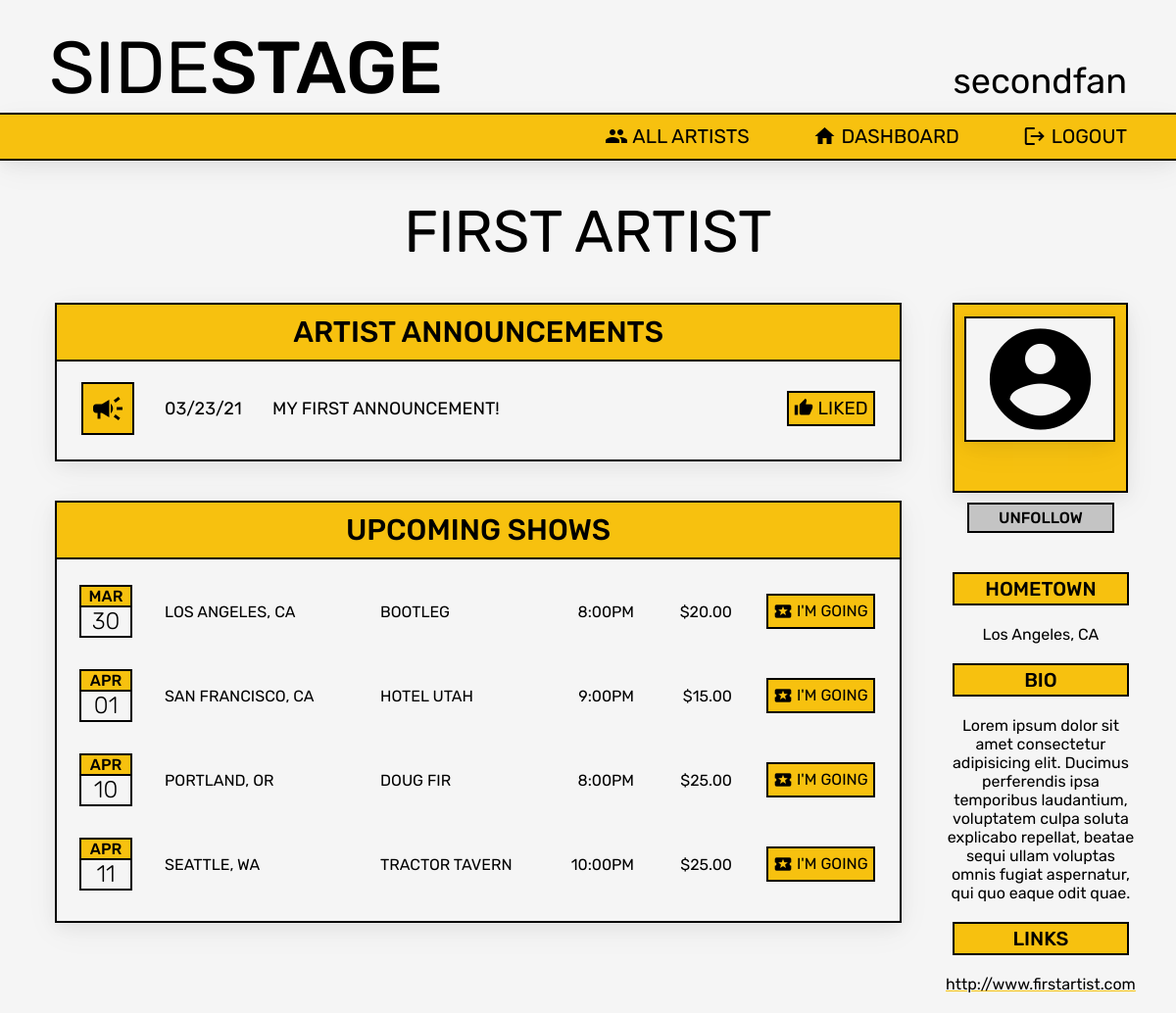
Screenshot of /artists/1/ (signed in) with the database file from the repository.
### fan/models.py (models this page shows)
class Fan(models.Model):
    username = models.CharField(max_length=255)
    email = models.CharField(max_length=255)
    password = models.CharField(max_length=60)
    rewards = models.PositiveIntegerField(default=0)
    created_at = models.DateTimeField(auto_now_add=True)
    updated_at = models.DateTimeField(auto_now=True)
    objects = FanManager()

### artist/models.py (models this page shows)
class Artist(models.Model):
    email = models.CharField(max_length=255)
    stage_name = models.CharField(max_length=255)
    password = models.CharField(max_length=60)
    hometown = models.CharField(null=True, max_length=255)
    genre = models.CharField(null=True, max_length=100)
    website = models.CharField(null=True, max_length=255)
    photo = models.ImageField(upload_to='images/', null=True, blank=True)
    bio = models.TextField(null=True)
    followed_by = models.ManyToManyField(Fan, related_name = "artist_followed_by")
    created_at = models.DateTimeField(auto_now_add=True)
    updated_at = models.DateTimeField(auto_now=True)
    objects = ArtistManager()

class Announcements(models.Model):
    ann_post = models.TextField()
    ann_posted_by = models.ForeignKey(Artist, related_name="ann_added", null=True, on_delete = models.CASCADE)
    likes = models.ManyToManyField(Fan, related_name = "liked_by")
    created_at = models.DateTimeField(auto_now_add=True)
    updated_at = models.DateTimeField(auto_now=True)

class Tour(models.Model):
    location = models.CharField(max_length=255)
    venue = models.CharField(max_length=255)
    show_date = models.DateTimeField(null=True)
    show_time = models.TimeField(null=True)
    price = models.DecimalField(decimal_places=2, max_digits=5, null=True)
    tickets = models.TextField(null=True)
    details = models.CharField(max_length=255, null=True)
    tour_added_by = models.ForeignKey(Artist, related_name="tour_added", null=True, on_delete = models.CASCADE)
    attendee = models.ManyToManyField(Fan, related_name = "rsvp_by")
    created_at = models.DateTimeField(auto_now_add=True)
    updated_at = models.DateTimeField(auto_now=True)
    objects = TourManager()

### sidestage/views.py (the view)
# urls.py: path('artists/<int:artist_id>/', views.artist_profile),
def artist_profile(request, artist_id):
    context = {
        'user': Fan.objects.get(id = request.session['user_id']),
        'artist': Artist.objects.get(id = artist_id),
        'posted_announcements': Announcements.objects.filter(ann_posted_by=artist_id),
        'posted_tour_date': Tour.objects.filter(tour_added_by=artist_id)
    }
    return render(request, "profile.html", context)

### sidestage/templates/profile.html (shortened to what this page needs)
<!DOCTYPE html>
<html lang="en">
<head>
    {% load static %}
    <link rel="stylesheet" href="{% static 'css/style.css' %}">
</head>
<body>
    <div id="container">
        <div id="header">
            <div id="logo"><span class="logo">SIDE</span><span class="logo bold">STAGE</span></div>
            <p>{{ user.username }}</p>
        </div>
        <div id="nav">
            <ul class="nav">
                <li><a href="/artists/"><span class="material-icons">&#xe7ef;</span> ALL ARTISTS</a></li>
                <li><a href="/dashboard/fan/"><span class="material-icons">&#xe88a;</span> DASHBOARD</a></li>
                <li><a href="/logout/"><span class="material-icons">&#xe9ba;</span> LOGOUT</a></li>
            </ul>
        </div>
        <div id="title">
            <div class="panel_title">
                <h1>{{ artist.stage_name|upper }}</h1>
            </div>
        </div>
        <div id="main">
            <div class="main_tile">
                <div class="main_head">ARTIST ANNOUNCEMENTS</div>
                <table class="ann_table">
                    <tbody>
                        {% if posted_announcements %}
                        {% for anns in posted_announcements|dictsortreversed:"created_at" %}
                        <tr>
                            <td class="icon_table"><span class="material-icons ann-box">&#xef49;</span></td>
                            <td class="date_table">{{ anns.created_at|date:"m/d/y" }}</td>
                            <td>{{ anns.ann_post|upper }}</td>
                            {% if user in artist.followed_by.all %}
                            {% if user in anns.likes.all %}
                            <td class="like_table">
                                <form action="/fan/like/{{anns.id}}/" method="POST" data-role="like_ann">
                                    <button type="submit" name="submit" id="submit" class="liked_ajax"><span
                                            class="material-icons md-20">&#xe8dc;</span><span id="like_state">
                                            LIKED</span></button>
                                </form>
                            </td>
                            {% endif %}
                            {% else %}
                            <td></td>
                            {% endif %}
                        </tr>
                        {% endfor %}
                        {% else %}
                        <p class="no_data">NO ANNOUNCEMENTS YET!</p>
                        {% endif %}
                    </tbody>
                </table>
            </div>
            <div class="main_tile">
                <div class="main_head">UPCOMING SHOWS</div>
                <table class="tour_table">
                    <tbody>
                        {% if posted_tour_date %}
                        {% for tour_date in posted_tour_date|dictsort:"show_date" %}
                        <tr>
                            <td class="cal_table">
                                <div class="date_box">
                                    <div class="date_month">{{ tour_date.show_date|date:"M"|upper }}</div>
                                    <div class="date_day">{{ tour_date.show_date|date:"d" }}</div>
                                </div>
                            </td>
                            <td class="city_table">{{ tour_date.location|upper }}</td>
                            <td>{{ tour_date.venue|upper }}</td>
                            <td class="time_table">{{ tour_date.show_time|time:"g:iA" }}</td>
                            <td class="time_table">${{ tour_date.price }}</td>
                            {% if user in tour_date.attendee.all %}
                            <td class="fan_tour_action_table">
                                <form action="/artists/{{artist.id}}/rsvp/{{tour_date.id}}/" method="POST"
                                    data-role="rsvp_show">
                                    <button type="submit" name="submit" id="submit" class="going"><span
                                            class="material-icons md-20">&#xe53f;</span><span id="rsvp_state"> I'M
                                            GOING</span></button>
                                </form>
                            </td>
                            {% endif %}
                        </tr>
                        {% endfor %}
                        {% else %}
                        <p class="no_data">NO SHOWS YET!</p>
                        {% endif %}
                    </tbody>
                </table>
            </div>
        </div>
        <div id="profile_panel">
            <div class="artist_profile_box">
                <div class="artist_tile">
                    <span class="material-icons md-100 artist_photo">&#xe853;</span>
                </div>
                {% if user in artist.followed_by.all %}
                <form action="/fan/follow/{{artist.id}}/" method="POST" data-role="follow_button">
                    <div class="input-group3">
                        <input type="submit" name="submit" id="submit" class="unfollow_submit" value="UNFOLLOW" />
                    </div>
                </form>
                {% endif %}
                <div id="artist_info">
                    <h4>HOMETOWN</h4>
                    <p>{{artist.hometown}}</p>
                    <h4>BIO</h4>
                    <p>{{artist.bio}}</p>
                    <h4>LINKS</h4>
                    <p><a href="{{artist.website}}" class="">{{artist.website}}</a></p>
                </div>
            </div>
        </div>
    </div>
</body>
</html>

### common-static/css/style.css (style rules this page uses)
* { margin: 0; padding: 0; font-family: 'Rubik', sans-serif; font-weight: 400; }
body { background-color: #f5f5f5; }
a:link { color: #000; text-decoration: none; }
h4 { width: 85%; margin: 20px auto; padding: 3px; background-color: #f7c10f; border: 2px solid #000000; font-weight: 500; }
ul { list-style-type: none; font-size: 20px; }
button { margin: 15px; width: 100px; height: 36px; background-color: #f5f5f5; border: 0px; color: #000000; font-size: 14pt; }
.material-icons { vertical-align: top; }
.material-icons.md-20 { font-size: 20px; }
.material-icons.md-100 { font-size: 124px; }
.material-icons.ann-box { font-size: 36px; margin-left: 20px; width: 50px; height: 50px; background-color: #f7c10f; display: flex; border: 2px solid #000000; align-items: center; justify-content: center; }
.logo { font-size: 75px; }
.logo.bold { font-weight: 500 }
#container { justify-content: space-between; text-align: center; background-color: #f5f5f5; margin: 0 auto; }
#header { height: 80px; padding: 25px 50px 10px 50px; display: flex; background-color: #f5f5f5; border-bottom: 2px solid #000000; justify-content: space-between; align-items: baseline; }
#header p { font-size: 36px; }
#nav { height: 45px; background-color:#f7c10f; display: block; text-align: right; border-bottom: 2px solid #000000; box-shadow: rgba(17, 17, 26, 0.05) 0px 4px 16px, rgba(17, 17, 26, 0.05) 0px 8px 32px; }
#nav li { display: inline-block; padding: 10px 10px; margin-right: 40px; }
#nav a:link { color: #000; text-decoration: none; }
#main { width: 900px; margin: 20px 20px 20px 0px; display: inline-block; vertical-align: top; text-align: center; }
.main_tile { width: 860px; margin: 20px auto; display: inline-block; vertical-align: top; border: 2px solid #000000; padding-bottom: 5px; box-shadow: rgba(17, 17, 26, 0.05) 0px 4px 16px, rgba(17, 17, 26, 0.05) 0px 8px 32px; }
.main_head { background-color: #f7c10f; font-size: 30px; font-weight: 500; margin-bottom: 5px; padding: 10px; border-bottom: 2px solid #000000; }
#profile_panel { width: 200px; margin: 20px 0px; display: inline-block; vertical-align: top; font-size: 20px; text-align: center; }
#artist_info { width: 200px; margin-top: 40px; text-align: center; }
#artist_info p { font-size: 16px; }
#artist_info a { color: #000; text-decoration: underline; text-decoration-color: #f7c10f; }
.artist_profile_box { width: 200px; margin-top: 20px; }
.artist_tile { width: 175px; height: 180px; margin: 10px; padding-top: 10px; background-color: #f7c10f; border: 2px solid #000000; box-shadow: rgba(17, 17, 26, 0.05) 0px 4px 16px, rgba(17, 17, 26, 0.05) 0px 8px 32px; }
.artist_photo { width: 150px; margin-top: 2px; background-color: #f5f5f5; border: 2px solid #000000; box-shadow: rgba(17, 17, 26, 0.05) 0px 4px 16px, rgba(17, 17, 26, 0.05) 0px 8px 32px; }
table.ann_table { margin: 10px auto; width: 100%; border-collapse: collapse; text-align: left; table-layout: auto; font-size: 18px; }
table.ann_table td { padding: 0px 5px; }
table.ann_table tr { height: 75px; }
.icon_table { width: 95px; }
.date_box { width: 50px; height: 50px; display: inline-block; border: 2px solid #000000; text-align: center; }
.date_month { background-color: #f7c10f; font-size: 16px; font-weight: 500; border-bottom: 2px solid #000000; }
.date_day { font-size: 24px; font-weight: 300; }
.cal_table { width: 80px; text-align: center; }
.date_table { width: 100px; }
.time_table { width: 80px; text-align: right; }
.city_table { width: 200px; }
.like_table { width: 90px; }
.liked_ajax { width: 90px; margin-right: 20px; padding: 5px; background-color: #f7c10f; border: 2px solid #000000; text-align: left; }
.going { width: 111px; margin-right: 15px; padding: 5px; background-color: #f7c10f; border: 2px solid #000000; text-align: left; font-size: 16px; }
.fan_tour_action_table { width: 115px; }
table.tour_table { margin: 10px auto; width: 100%; border-collapse: collapse; text-align: left; table-layout: auto; font-size: 16px; }
table.tour_table td, table.trip_table th { padding: 10px 10px; }
.panel_title { margin-top: 40px; height: 65px; font-size: 30px; display: flex; align-items: center; justify-content: center; }
.unfollow_submit { padding: 4px 30px; background: #c4c4c4; color: #000; font-size: 16px; font-weight: 500; border: solid 2px #000; text-align: center; }
input { outline: none; margin: 0; border: none; font-family: inherit; }
.input-group3 { position: relative; display: inline-block; }

### rows the page displays
Fan: username "secondfan"
Artist: stage_name "FIRST ARTIST", hometown "Los Angeles, CA", bio "Lorem ipsum dolor sit amet consectetur adipisicing elit. Ducimus perferendis ipsa temporibus laudantium, voluptatem culpa soluta explicabo repellat, beatae sequi ullam voluptas omnis fugiat aspernatur, qui quo eaque odit quae.", website "http://www.firstartist.com"
Announcements: created_at "03/23/21", ann_post "MY FIRST ANNOUNCEMENT!"
Tour: show_date "MAR", show_date "30", location "LOS ANGELES, CA", venue "BOOTLEG", show_time "8:00PM", price "20.00"
Tour: show_date "APR", show_date "01", location "SAN FRANCISCO, CA", venue "HOTEL UTAH", show_time "9:00PM", price "15.00"
Tour: show_date "APR", show_date "10", location "PORTLAND, OR", venue "DOUG FIR", show_time "8:00PM", price "25.00"
Tour: show_date "APR", show_date "11", location "SEATTLE, WA", venue "TRACTOR TAVERN", show_time "10:00PM", price "25.00"
